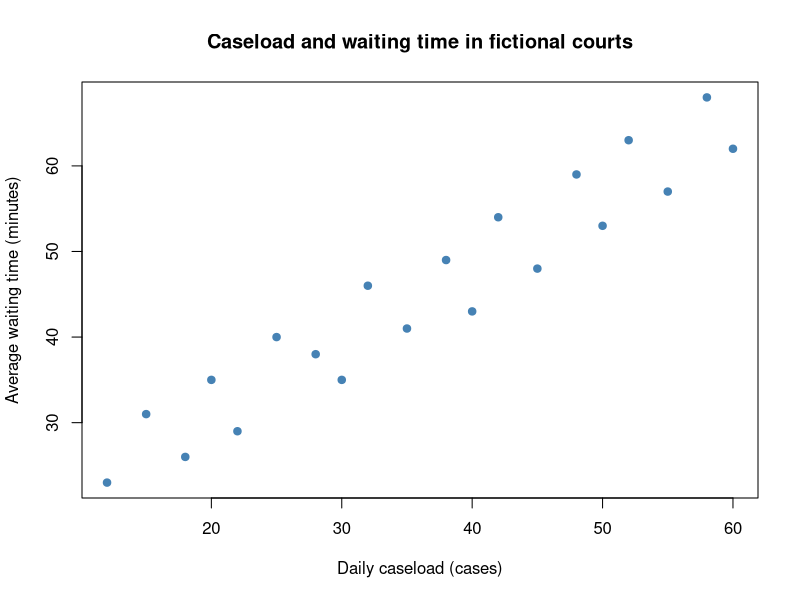
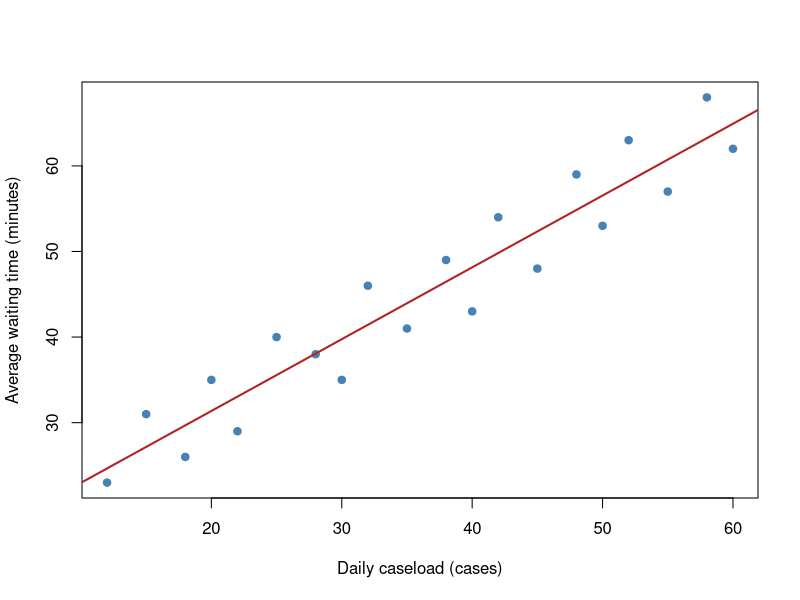
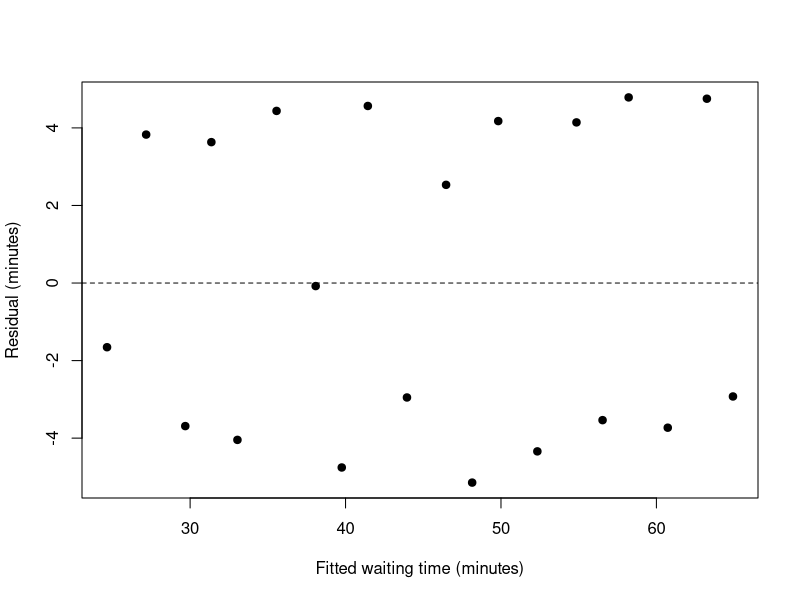
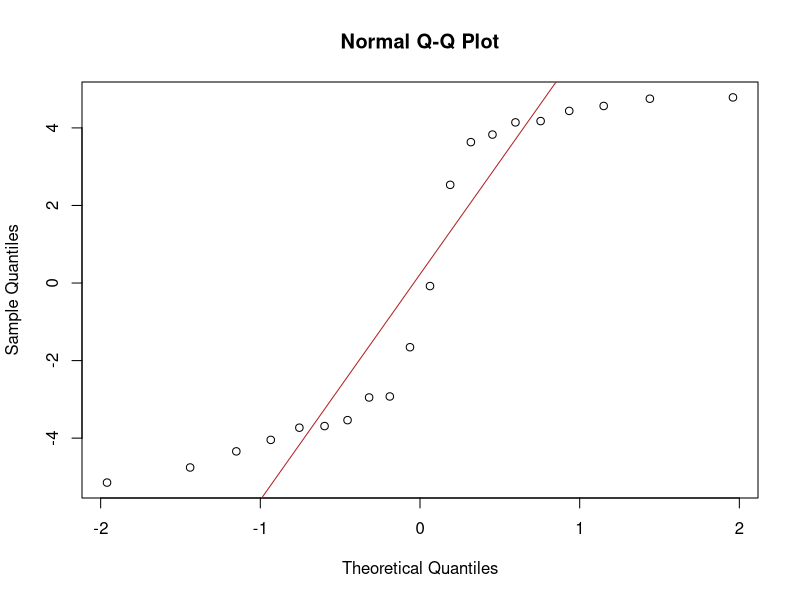
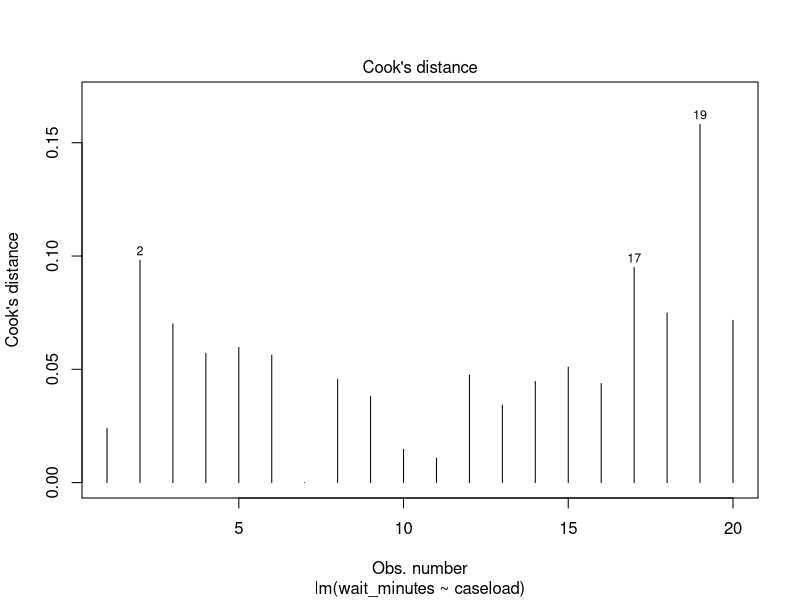
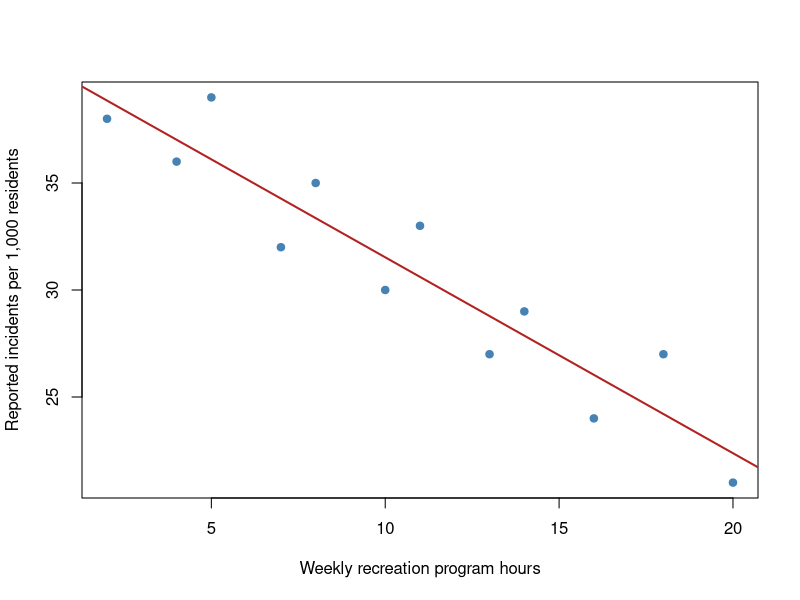

Write R code to recreate these figures, in order.
## ---- chunk 1
knitr::opts_chunk$set(echo = TRUE, fig.width = 7, fig.height = 4.5)
## ---- chunk 2
courts <- data.frame(
  caseload = c(12, 15, 18, 20, 22, 25, 28, 30, 32, 35,
               38, 40, 42, 45, 48, 50, 52, 55, 58, 60),
  wait_minutes = c(23, 31, 26, 35, 29, 40, 38, 35, 46, 41,
                   49, 43, 54, 48, 59, 53, 63, 57, 68, 62)
)
head(courts)
summary(courts)
## ---- chunk 3
plot(wait_minutes ~ caseload, data = courts,
     pch = 19, col = "steelblue",
     xlab = "Daily caseload (cases)",
     ylab = "Average waiting time (minutes)",
     main = "Caseload and waiting time in fictional courts")
## ---- chunk 4
model <- lm(wait_minutes ~ caseload, data = courts)
summary(model)
coef(model)
confint(model)

plot(wait_minutes ~ caseload, data = courts,
     pch = 19, col = "steelblue",
     xlab = "Daily caseload (cases)",
     ylab = "Average waiting time (minutes)")
abline(model, col = "firebrick", lwd = 2)
## ---- chunk 5
# Extract the quantities used in a written interpretation.
slope <- unname(coef(model)["caseload"])
slope_ci <- confint(model)["caseload", ]
r_squared <- summary(model)$r.squared
round(c(slope = slope, lower_95 = slope_ci[1],
        upper_95 = slope_ci[2], R_squared = r_squared), 3)
## ---- chunk 6
range(courts$caseload)
new_courts <- data.frame(caseload = c(25, 45))
predict(model, newdata = new_courts, interval = "confidence")
predict(model, newdata = new_courts, interval = "prediction")
## ---- chunk 7
# A residual is observed minus fitted waiting time.
head(data.frame(observed = courts$wait_minutes,
                fitted = fitted(model), residual = resid(model)))

# Ideally, residuals form a roughly even cloud around zero.
plot(fitted(model), resid(model), pch = 19,
     xlab = "Fitted waiting time (minutes)", ylab = "Residual (minutes)")
abline(h = 0, lty = 2)

# Points should be approximately along the line.
qqnorm(resid(model))
qqline(resid(model), col = "firebrick")

# Large Cook's distances flag potentially influential courts to investigate.
plot(model, which = 4)
## ---- chunk 8
neighborhoods <- data.frame(
  recreation_hours = c(2, 4, 5, 7, 8, 10, 11, 13, 14, 16, 18, 20),
  incidents_per_1000 = c(38, 36, 39, 32, 35, 30, 33, 27, 29, 24, 27, 21)
)
model2 <- lm(incidents_per_1000 ~ recreation_hours, data = neighborhoods)
plot(incidents_per_1000 ~ recreation_hours, data = neighborhoods,
     pch = 19, col = "steelblue",
     xlab = "Weekly recreation program hours",
     ylab = "Reported incidents per 1,000 residents")
abline(model2, col = "firebrick", lwd = 2)
summary(model2)
confint(model2)
predict(model2, newdata = data.frame(recreation_hours = 12),
        interval = "prediction")
